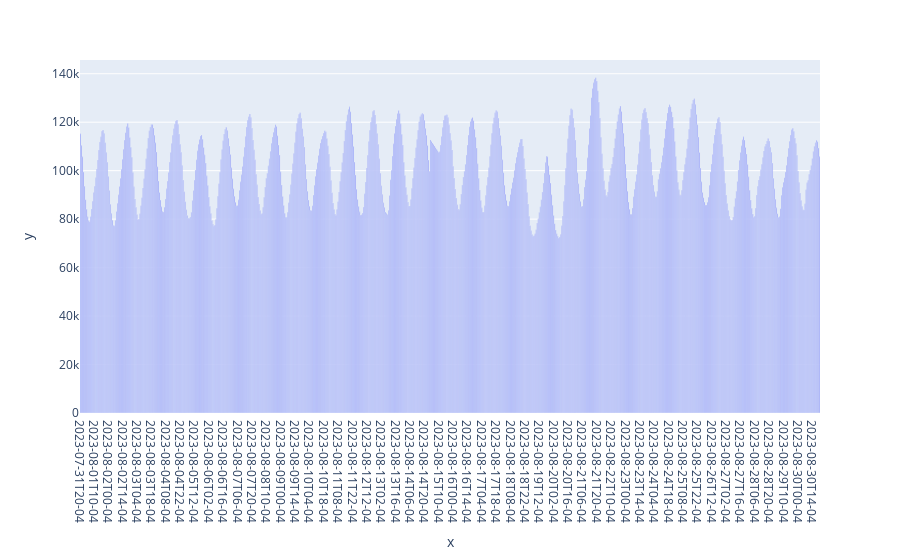

The code cell stored with this chart in its notebook:
### Code cell
import plotly.express as px

fig = px.bar(x=[data_item.period for data_item in demand_data], y=[data_item.value for data_item in demand_data])
fig.show()

### Figure 1 — Plotly figure (JSON) as saved in the notebook; plotly's stock layout.template omitted (floating-point values rounded to 4 significant figures; data arrays with more than 128 entries replaced by an {"elided": "..."} marker saying what was removed)
{"data": [{"alignmentgroup": "True", "hovertemplate": "x=%{x}<br>y=%{y}<extra></extra>", "legendgroup": "", "marker": {"color": "#636efa", "pattern": {"shape": ""}}, "name": "", "offsetgroup": "", "orientation": "v", "showlegend": false, "textposition": "auto", "type": "bar", "x": {"elided": "721 str values"}, "xaxis": "x", "y": {"elided": "721 int values"}, "yaxis": "y"}], "layout": {"autosize": true, "barmode": "relative", "legend": {"tracegroupgap": 0}, "margin": {"t": 60}, "xaxis": {"anchor": "y", "autorange": true, "domain": [0, 1], "range": [-0.5, 720.5], "title": {"text": "x"}, "type": "category"}, "yaxis": {"anchor": "x", "autorange": true, "domain": [0, 1], "range": [0, 145700.0], "title": {"text": "y"}, "type": "linear"}}}
